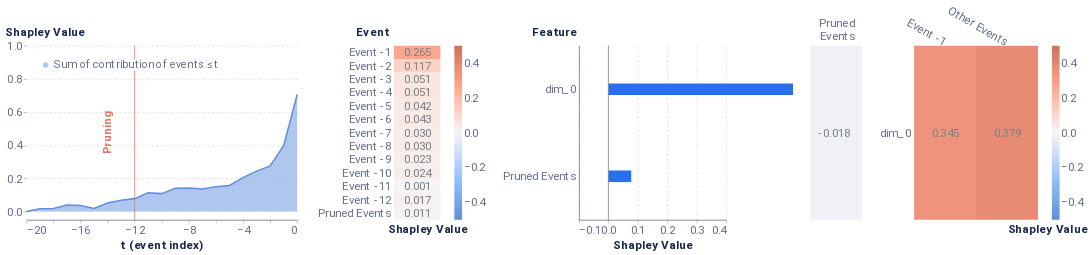

Notebook code for this chart:
### Code cell
min_event = array.argmin()
local_event_explaination(min_event)

### Figure 1 — Vega-Lite specification as saved in the notebook (floating-point values rounded to 4 significant figures)
{"config": {"axis": {"domain": true, "domainColor": "#666F89", "grid": false, "gridCap": "round", "gridColor": "#B3B7C4", "gridDash": [2, 4], "gridWidth": 0.5, "labelColor": "#666F89", "labelFont": "Roboto, Arial, sans-serif", "labelPadding": 2, "tickColor": "#666F89", "tickOpacity": 0.5, "tickSize": 4, "titleColor": "#19274E", "titleFont": "Roboto, Arial, sans-serif", "titleFontSize": 12}, "axisBand": {"domain": true, "labelPadding": 4, "ticks": false}, "axisY": {"domain": false, "titleAlign": "left", "titleAngle": 0, "titleX": -20, "titleY": -10}, "legend": {"labelColor": "#666F89", "labelFont": "Roboto, Arial, sans-serif", "labelFontSize": 12, "symbolSize": 40, "titleColor": "#19274E", "titleFont": "Roboto, Arial, sans-serif", "titleFontSize": 12, "titlePadding": 4}, "arc": {"stroke": "#FFFFFF", "strokeWidth": 1}, "bar": {"fill": "#2770EB", "stroke": null}, "line": {"stroke": "#2770EB", "strokeWidth": 2}, "path": {"stroke": "#2770EB", "strokeWidth": 0.5}, "point": {"fill": "#2770EB", "shape": "circle", "filled": true}, "rect": {"fill": "#2770EB"}, "rule": {"stroke": "#666F89"}, "shape": {"stroke": "#2770EB"}, "text": {"color": "#19274E", "font": "Roboto, Arial, sans-serif", "fontSize": 12}, "range": {"category": ["#2770EB", "#77B98A", "#DA5252", "#FFC400", "#A87AEA", "#00A39E", "#19274E"], "diverging": ["#006360", "#2BB3AE", "#96D9D7", "#FFFFFF", "#EDAAAA", "#DA5252", "#811D1D"], "heatmap": ["#18448F", "#1B4EA5", "#2770EB", "#4C88EE", "#82ACF3", "#A6C4F7", "#E9F1FD"], "ramp": ["#18448F", "#1B4EA5", "#2770EB", "#4C88EE", "#82ACF3", "#A6C4F7", "#E9F1FD"]}, "background": "#FFFFFF", "group": {"fill": "#FFFFFF"}, "header": {"labelColor": "#19274E", "labelFont": "Roboto, Arial, sans-serif", "labelFontSize": 12, "titleColor": "#19274E", "titleFont": "Roboto, Arial, sans-serif", "titleFontSize": 16}, "title": {"anchor": "start", "color": "#19274E", "font": "Roboto, Arial, sans-serif", "fontSize": 20, "fontWeight": "bold", "offset": 20, "subtitleColor": "#19274E", "subtitleFontSize": 16}, "view": {"continuousHeight": 300, "continuousWidth": 400, "stroke": "transparent"}}, "hconcat": [{"layer": [{"mark": {"type": "area", "opacity": 0.5}, "encoding": {"color": {"field": "Coalition", "legend": {"fillColor": "white", "labelFontSize": 14, "labelLimit": 0, "orient": "top-left", "symbolSize": 50, "symbolStrokeWidth": 0, "title": null}, "scale": {"domain": ["Sum of contribution of events ≤ t"], "range": ["#618FE0"]}, "type": "nominal"}, "x": {"axis": {"labelFontSize": 15, "title": "t (event index)", "titleFontSize": 15}, "field": "t (event index)", "type": "quantitative"}, "y": {"axis": {"grid": true, "labelFontSize": 15, "titleFontSize": 15, "titleX": -28}, "field": "Shapley Value", "scale": {"domain": [-0.05, 1]}, "type": "quantitative"}}}, {"mark": "line", "encoding": {"color": {"field": "Coalition", "legend": {"fillColor": "white", "labelFontSize": 14, "labelLimit": 0, "orient": "top-left", "symbolSize": 50, "symbolStrokeWidth": 0, "title": null}, "scale": {"domain": ["Sum of contribution of events ≤ t"], "range": ["#618FE0"]}, "type": "nominal"}, "x": {"axis": {"labelFontSize": 15, "title": "t (event index)", "titleFontSize": 15}, "field": "t (event index)", "type": "quantitative"}, "y": {"axis": {"grid": true, "labelFontSize": 15, "titleFontSize": 15, "titleX": -28}, "field": "Shapley Value", "scale": {"domain": [-0.05, 1]}, "type": "quantitative"}}}, {"data": {"name": "data-f6e92330a9bf5f16bcc7fbdfb457f47c"}, "mark": {"type": "rule", "color": "#E17560"}, "encoding": {"x": {"field": "x", "type": "quantitative"}}}, {"data": {"name": "data-a737a7e0ea28edf89e4279c15f3d056f"}, "mark": {"type": "text", "angle": 270, "color": "#E17560", "fontSize": 15, "fontWeight": "bold", "text": "Pruning"}, "encoding": {"x": {"field": "x", "type": "quantitative"}}}], "data": {"name": "data-1e86eca7c859279b389f26b3978e07d5"}, "height": 225, "width": 350}, {"layer": [{"mark": "rect", "encoding": {"color": {"field": "rounded", "legend": {"gradientLength": 225, "gradientThickness": 10, "labelFontSize": 15, "orient": "right"}, "scale": {"domain": [-0.5, 0.5], "range": ["#5f8fd6", "#99c3fb", "#f5f5f5", "#ffaa92", "#d16f5b"]}, "title": null, "type": "quantitative"}, "x": {"axis": {"title": "Shapley Value", "titleFontSize": 15}, "field": "column", "type": "ordinal"}, "y": {"axis": {"domain": false, "labelFontSize": 15, "title": "Event", "titleFontSize": 15, "titleX": -49}, "field": "Feature", "sort": ["Event -1", "Event -2", "Event -3", "Event -4", "Event -5", "Event -6", "Event -7", "Event -8", "Event -9", "Event -10", "Event -11", "Event -12", "Pruned Events"], "type": "ordinal"}}}, {"mark": {"type": "text", "align": "right", "baseline": "middle", "color": "#798184", "dx": 18, "fontSize": 15}, "encoding": {"text": {"field": "rounded_str", "type": "nominal"}, "x": {"axis": {"domain": false, "labels": false, "title": "Shapley Value", "titleX": 43}, "field": "column", "type": "ordinal"}, "y": {"axis": {"domain": false, "labelFontSize": 15, "title": "Event", "titleFontSize": 15, "titleX": -49}, "field": "Feature", "sort": ["Event -1", "Event -2", "Event -3", "Event -4", "Event -5", "Event -6", "Event -7", "Event -8", "Event -9", "Event -10", "Event -11", "Event -12", "Pruned Events"], "type": "ordinal"}}}], "data": {"name": "data-be886c8239f36f1642d8f04525b52714"}, "height": 225, "width": 60}, {"layer": [{"data": {"name": "data-9c1bc24193253a5e02ea505a1f893889"}, "mark": {"type": "bar", "size": 15, "thickness": 1}, "encoding": {"x": {"axis": {"grid": true, "labelFontSize": 15, "title": "Shapley Value", "titleFontSize": 15}, "field": "Shapley Value", "scale": {"domain": [-0.1, 0.4]}, "type": "quantitative"}, "y": {"axis": {"labelFontSize": 15, "title": "Feature", "titleFontSize": 15, "titleX": -61}, "field": "Feature", "sort": {"field": "sort_col", "order": "descending"}, "type": "nominal"}}}, {"data": {"name": "data-9c00aa9dc2b1c1a0b4bf9b34ead12925"}, "mark": {"type": "rule", "color": "#798184"}, "encoding": {"x": {"field": "x", "type": "quantitative"}}}], "height": 225, "width": 190}, {"hconcat": [{"layer": [{"mark": "rect", "encoding": {"color": {"field": "rounded", "legend": null, "scale": {"domain": [-0.5, 0.5], "range": ["#5f8fd6", "#99c3fb", "#f5f5f5", "#ffaa92", "#d16f5b"]}, "title": null, "type": "quantitative"}, "x": {"axis": {"titleFontSize": 15}, "field": "Event", "type": "nominal"}, "y": {"axis": {"domain": false, "labels": false, "title": null}, "field": "Feature", "type": "nominal"}}}, {"mark": {"type": "text", "align": "right", "baseline": "middle", "color": "#798184", "dx": 18, "fontSize": 15}, "encoding": {"text": {"field": "rounded_str", "type": "nominal"}, "x": {"axis": {"domain": false, "labelAngle": 0, "labelFontSize": 15, "labelOffset": 24, "labelPadding": 30, "orient": "top", "title": null}, "field": "Event", "type": "nominal"}, "y": {"axis": {"domain": false, "labels": false, "title": null}, "field": "Feature", "type": "nominal"}}}], "data": {"name": "data-5c7279d59f5040d39a9547f4657618f3"}, "height": 225, "width": 66.67}, {"layer": [{"mark": "rect", "encoding": {"color": {"field": "rounded", "legend": {"gradientLength": 225, "gradientThickness": 10, "labelFontSize": 15, "orient": "right"}, "scale": {"domain": [-0.5, 0.5], "range": ["#5f8fd6", "#99c3fb", "#f5f5f5", "#ffaa92", "#d16f5b"]}, "title": null, "type": "quantitative"}, "x": {"axis": {"titleFontSize": 15}, "field": "Event", "sort": ["Event -1"], "type": "nominal"}, "y": {"axis": {"domain": false, "labelFontSize": 15, "title": null}, "field": "Feature", "sort": ["dim_0"], "type": "nominal"}}}, {"mark": {"type": "text", "align": "right", "baseline": "middle", "color": "#798184", "dx": 18, "fontSize": 15}, "encoding": {"text": {"field": "rounded_str", "type": "nominal"}, "x": {"axis": {"domain": false, "labelAngle": 30, "labelFontSize": 15, "orient": "top", "title": "Shapley Value", "titleX": 172, "titleY": 245}, "field": "Event", "sort": ["Event -1"], "type": "nominal"}, "y": {"axis": {"domain": false, "labelFontSize": 15, "title": null}, "field": "Feature", "sort": ["dim_0"], "type": "nominal"}}}], "data": {"name": "data-966c743fd48fa75e9641edf0cca131a3"}, "height": 225, "width": 160}], "resolve": {"scale": {"color": "independent"}}}], "resolve": {"scale": {"color": "independent"}}, "$schema": "https://vega.github.io/schema/vega-lite/v4.17.0.json", "datasets": {"data-1e86eca7c859279b389f26b3978e07d5": [{"Coalition": "Sum of contribution of events > t", "t (event index)": 0, "Shapley Value": -8.568e-08}, {"Coalition": "Sum of contribution of events ≤ t", "t (event index)": 0, "Shapley Value": 0.7057}, {"Coalition": "Sum of contribution of events > t", "t (event index)": -1, "Shapley Value": 0.3092}, {"Coalition": "Sum of contribution of events ≤ t", "t (event index)": -1, "Shapley Value": 0.3965}, {"Coalition": "Sum of contribution of events > t", "t (event index)": -2, "Shapley Value": 0.4307}, {"Coalition": "Sum of contribution of events ≤ t", "t (event index)": -2, "Shapley Value": 0.275}, {"Coalition": "Sum of contribution of events > t", "t (event index)": -3, "Shapley Value": 0.4619}, {"Coalition": "Sum of contribution of events ≤ t", "t (event index)": -3, "Shapley Value": 0.2438}, {"Coalition": "Sum of contribution of events > t", "t (event index)": -4, "Shapley Value": 0.5016}, {"Coalition": "Sum of contribution of events ≤ t", "t (event index)": -4, "Shapley Value": 0.2041}, {"Coalition": "Sum of contribution of events > t", "t (event index)": -5, "Shapley Value": 0.5489}, {"Coalition": "Sum of contribution of events ≤ t", "t (event index)": -5, "Shapley Value": 0.1568}, {"Coalition": "Sum of contribution of events > t", "t (event index)": -6, "Shapley Value": 0.5565}, {"Coalition": "Sum of contribution of events ≤ t", "t (event index)": -6, "Shapley Value": 0.1492}, {"Coalition": "Sum of contribution of events > t", "t (event index)": -7, "Shapley Value": 0.5704}, {"Coalition": "Sum of contribution of events ≤ t", "t (event index)": -7, "Shapley Value": 0.1353}, {"Coalition": "Sum of contribution of events > t", "t (event index)": -8, "Shapley Value": 0.5643}, {"Coalition": "Sum of contribution of events ≤ t", "t (event index)": -8, "Shapley Value": 0.1414}, {"Coalition": "Sum of contribution of events > t", "t (event index)": -9, "Shapley Value": 0.566}, {"Coalition": "Sum of contribution of events ≤ t", "t (event index)": -9, "Shapley Value": 0.1397}, {"Coalition": "Sum of contribution of events > t", "t (event index)": -10, "Shapley Value": 0.5979}, {"Coalition": "Sum of contribution of events ≤ t", "t (event index)": -10, "Shapley Value": 0.1078}, {"Coalition": "Sum of contribution of events > t", "t (event index)": -11, "Shapley Value": 0.5922}, {"Coalition": "Sum of contribution of events ≤ t", "t (event index)": -11, "Shapley Value": 0.1135}, {"Coalition": "Sum of contribution of events > t", "t (event index)": -12, "Shapley Value": 0.6279}, {"Coalition": "Sum of contribution of events ≤ t", "t (event index)": -12, "Shapley Value": 0.07777}, {"Coalition": "Sum of contribution of events > t", "t (event index)": -13, "Shapley Value": 0.6375}, {"Coalition": "Sum of contribution of events ≤ t", "t (event index)": -13, "Shapley Value": 0.06816}, {"Coalition": "Sum of contribution of events > t", "t (event index)": -14, "Shapley Value": 0.6548}, {"Coalition": "Sum of contribution of events ≤ t", "t (event index)": -14, "Shapley Value": 0.05091}, {"Coalition": "Sum of contribution of events > t", "t (event index)": -15, "Shapley Value": 0.687}, {"Coalition": "Sum of contribution of events ≤ t", "t (event index)": -15, "Shapley Value": 0.01872}, {"Coalition": "Sum of contribution of events > t", "t (event index)": -16, "Shapley Value": 0.6691}, {"Coalition": "Sum of contribution of events ≤ t", "t (event index)": -16, "Shapley Value": 0.03663}, {"Coalition": "Sum of contribution of events > t", "t (event index)": -17, "Shapley Value": 0.6659}, {"Coalition": "Sum of contribution of events ≤ t", "t (event index)": -17, "Shapley Value": 0.03976}, {"Coalition": "Sum of contribution of events > t", "t (event index)": -18, "Shapley Value": 0.6871}, {"Coalition": "Sum of contribution of events ≤ t", "t (event index)": -18, "Shapley Value": 0.01856}, {"Coalition": "Sum of contribution of events > t", "t (event index)": -19, "Shapley Value": 0.6894}, {"Coalition": "Sum of contribution of events ≤ t", "t (event index)": -19, "Shapley Value": 0.01632}, {"Coalition": "Sum of contribution of events > t", "t (event index)": -20, "Shapley Value": 0.7057}, {"Coalition": "Sum of contribution of events ≤ t", "t (event index)": -20, "Shapley Value": -8.568e-08}], "data-f6e92330a9bf5f16bcc7fbdfb457f47c": [{"x": -12}], "data-a737a7e0ea28edf89e4279c15f3d056f": [{"x": -14}], "data-be886c8239f36f1642d8f04525b52714": [{"Shapley Value": 0.2651, "Feature": "Event -1", "row": 1, "column": 1, "rounded": 0.265, "rounded_str": "0.265"}, {"Shapley Value": 0.117, "Feature": "Event -2", "row": 2, "column": 1, "rounded": 0.117, "rounded_str": "0.117"}, {"Shapley Value": 0.05128, "Feature": "Event -3", "row": 3, "column": 1, "rounded": 0.051, "rounded_str": "0.051"}, {"Shapley Value": 0.05108, "Feature": "Event -4", "row": 4, "column": 1, "rounded": 0.051, "rounded_str": "0.051"}, {"Shapley Value": 0.04247, "Feature": "Event -5", "row": 5, "column": 1, "rounded": 0.042, "rounded_str": "0.042"}, {"Shapley Value": 0.04284, "Feature": "Event -6", "row": 6, "column": 1, "rounded": 0.043, "rounded_str": "0.043"}, {"Shapley Value": 0.03027, "Feature": "Event -7", "row": 7, "column": 1, "rounded": 0.03, "rounded_str": "0.030"}, {"Shapley Value": 0.02997, "Feature": "Event -8", "row": 8, "column": 1, "rounded": 0.03, "rounded_str": "0.030"}, {"Shapley Value": 0.02284, "Feature": "Event -9", "row": 9, "column": 1, "rounded": 0.023, "rounded_str": "0.023"}, {"Shapley Value": 0.02381, "Feature": "Event -10", "row": 10, "column": 1, "rounded": 0.024, "rounded_str": "0.024"}, {"Shapley Value": 0.001172, "Feature": "Event -11", "row": 11, "column": 1, "rounded": 0.001, "rounded_str": "0.001"}, {"Shapley Value": 0.01658, "Feature": "Event -12", "row": 12, "column": 1, "rounded": 0.017, "rounded_str": "0.017"}, {"Shapley Value": 0.01122, "Feature": "Pruned Events", "row": 13, "column": 1, "rounded": 0.011, "rounded_str": "0.011"}], "data-9c1bc24193253a5e02ea505a1f893889": [{"Random seed": 42, "NSamples": 32000, "Feature": "dim_0", "Shapley Value": 0.6279, "sort_col": 0.6279}, {"Random seed": 42, "NSamples": 32000, "Feature": "Pruned Events", "Shapley Value": 0.07777, "sort_col": 0.07777}], "data-9c00aa9dc2b1c1a0b4bf9b34ead12925": [{"x": 0}], "data-5c7279d59f5040d39a9547f4657618f3": [{"Event": ["Pruned", "Events"], "Feature": "Other features", "rounded": -0.018, "rounded_str": "-0.018"}], "data-966c743fd48fa75e9641edf0cca131a3": [{"Event": "Other Events", "Feature": "dim_0", "Shapley Value": 0.3787, "rounded": 0.379, "rounded_str": "0.379"}, {"Event": "Event -1", "Feature": "dim_0", "Shapley Value": 0.3447, "rounded": 0.345, "rounded_str": "0.345"}]}}
